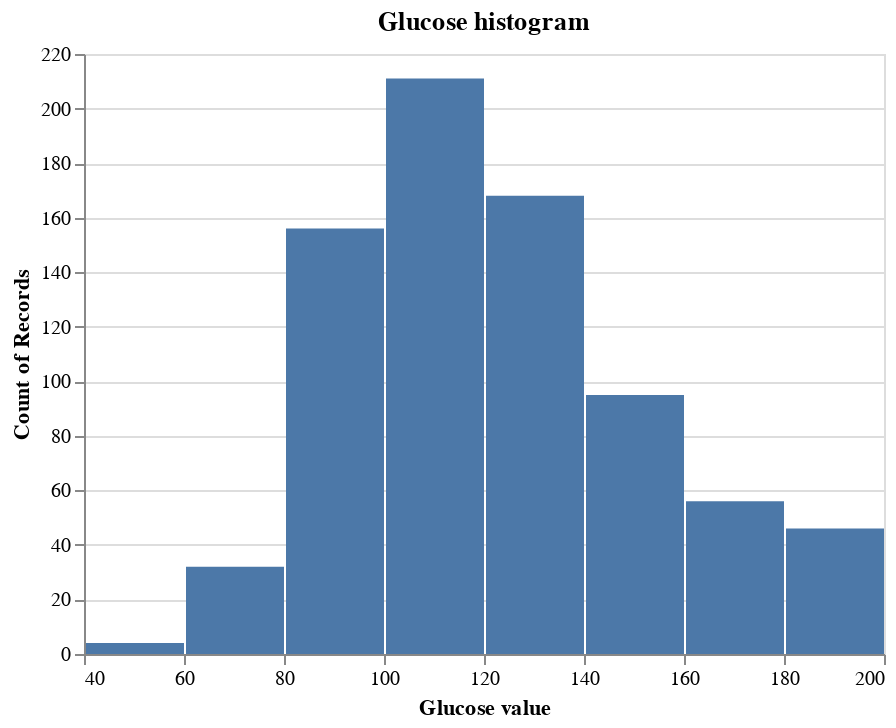

Here is the notebook cell this chart was saved with:
### Code cell
alt.Chart(df, title="Glucose histogram").mark_bar().encode(
    x= alt.X("Glucose:Q",  bin=True, title="Glucose value"),
    y='count()',
)

### Figure 1 — Vega-Lite specification as saved in the notebook (floating-point values rounded to 4 significant figures; data arrays with more than 128 entries replaced by an {"elided": "..."} marker saying what was removed)
{"config": {"view": {"continuousWidth": 400, "continuousHeight": 300}}, "data": {"name": "data-d1f3135a05036608e0862696364396b5"}, "mark": "bar", "encoding": {"x": {"bin": true, "field": "Glucose", "title": "Glucose value", "type": "quantitative"}, "y": {"aggregate": "count", "type": "quantitative"}}, "title": "Glucose histogram", "$schema": "https://vega.github.io/schema/vega-lite/v4.17.0.json", "datasets": {"data-d1f3135a05036608e0862696364396b5": {"elided": "768 records"}}}
